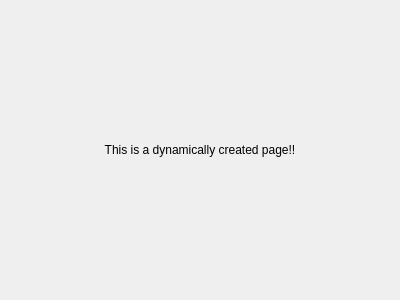
<?xml version="1.0" encoding="UTF-8"?>
<ui version="4.0">
 <class>Page</class>
 <widget class="QWidget" name="Page">
  <property name="geometry">
   <rect>
    <x>0</x>
    <y>0</y>
    <width>400</width>
    <height>300</height>
   </rect>
  </property>
  <property name="windowTitle">
   <string>Dynamic page example</string>
  </property>
  <layout class="QVBoxLayout" name="verticalLayout">
   <item>
    <widget class="QLabel" name="m_pageLabel">
     <property name="text">
      <string>This is a dynamically created page!!</string>
     </property>
     <property name="alignment">
      <set>Qt::AlignCenter</set>
     </property>
    </widget>
   </item>
  </layout>
 </widget>
 <resources/>
 <connections/>
</ui>
